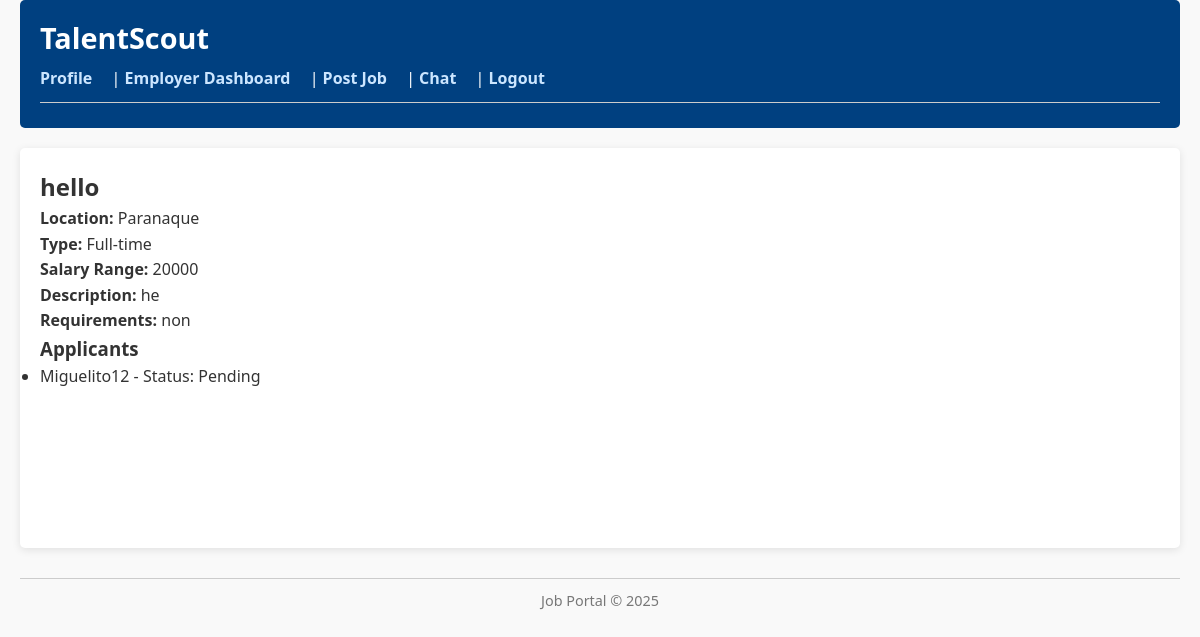
The app's page /jobs/job/3/ (signed in), older data.
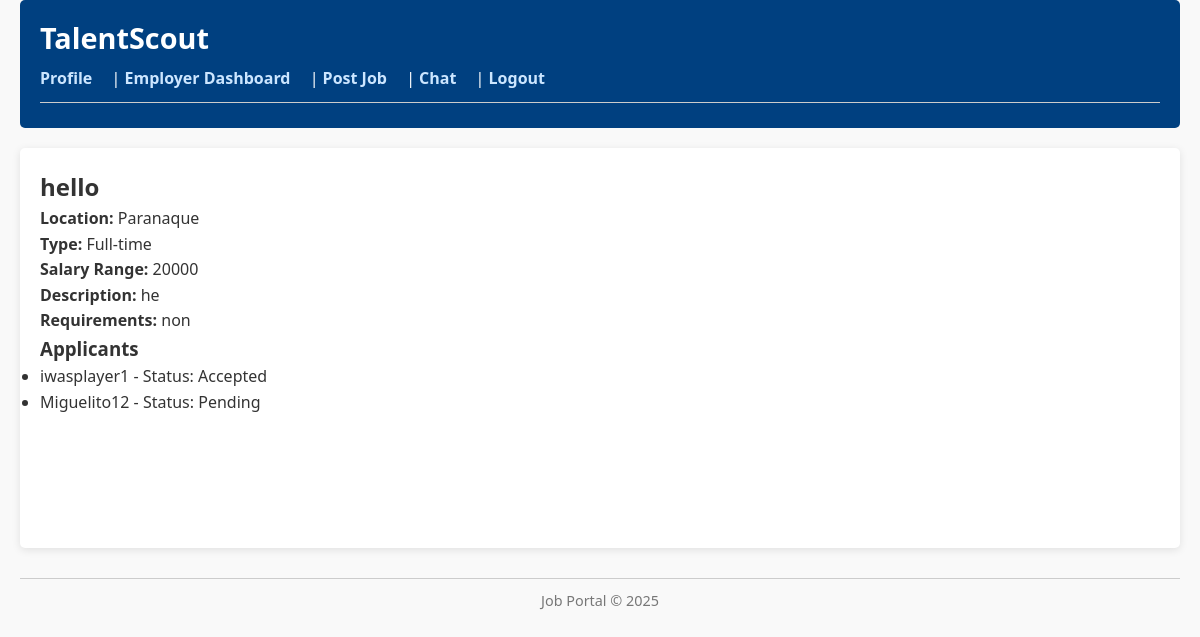
The same page, newer data.
### jobs/models.py (models this page shows, shortened)
class Job(models.Model):
    FULL_TIME = 'FT'
    PART_TIME = 'PT'
    HYBRID = 'HY'
    REMOTE = 'RM'
    JOB_TYPE_CHOICES = [
        (FULL_TIME, 'Full-time'),
        (PART_TIME, 'Part-time'),
        (HYBRID, 'Hybrid'),
        (REMOTE, 'Remote'),
    ]
    title = models.CharField(max_length=255)
    description = models.TextField()
    location = models.CharField(max_length=255)
    employer = models.ForeignKey(User, on_delete=models.CASCADE, related_name='jobs_posted')
    applications = models.ManyToManyField(User, related_name='job_applications', blank=True)
    created_at = models.DateTimeField(auto_now_add=True)
    requirements = models.TextField(blank=True, null=True)
    job_type = models.CharField(
        max_length=2,
        choices=JOB_TYPE_CHOICES,
        blank=True,
        null=True
    )
    salary_range = models.CharField(max_length=100, blank=True, null=True)

class JobApplication(models.Model):
    STATUS_CHOICES = [
        ('pending', 'Pending'),
        ('accepted', 'Accepted'),
        ('rejected', 'Rejected'),
    ]
    job = models.ForeignKey(Job, on_delete=models.CASCADE)
    applicant = models.ForeignKey(UserProfile, on_delete=models.CASCADE)
    applied_at = models.DateTimeField(auto_now_add=True)
    status = models.CharField(max_length=10, choices=STATUS_CHOICES, default='pending')
    class Meta:
        unique_together = ('job', 'applicant')
        ordering = ['-applied_at']

### users/models.py (models this page shows, shortened)
class UserProfile(models.Model):
    user = models.OneToOneField(User, on_delete=models.CASCADE)
    is_employer = models.BooleanField(default=False)
    company_name = models.CharField(max_length=255, blank=True, null=True)
    skills = models.ManyToManyField(Skill, blank=True)
    experience = models.TextField(blank=True, null=True)
    education = models.TextField(blank=True, null=True)
    resume = models.FileField(upload_to='resumes/%Y/%m/%d/', blank=True, null=True)

### jobs/views.py (the view)
# urls.py: path('job/<int:job_id>/', views.job_detail, name='job_detail'),
@login_required
def job_detail(request, job_id):
    job = get_object_or_404(Job, id=job_id)
    profile = getattr(request.user, 'userprofile', None)
    applications = None
    if profile and profile.is_employer and job.employer == request.user:
        applications = JobApplication.objects.filter(job=job)
    return render(request, 'jobs/job_detail.html', {
        'job': job,
        'profile': profile,
        'applications': applications,
    })

### jobs/templates/jobs/job_detail.html (shortened to what this page needs)
{% extends 'base.html' %}
{% block content %}
  <h2>{{ job.title }}</h2>
  <p><strong>Location:</strong> {{ job.location }}</p>
  <p><strong>Type:</strong> {{ job.get_job_type_display }}</p>
  <p><strong>Salary Range:</strong> {{ job.salary_range }}</p>
  <p><strong>Description:</strong> {{ job.description }}</p>
  <p><strong>Requirements:</strong> {{ job.requirements }}</p>
  {% if profile and profile.is_employer %}
    <h3>Applicants</h3>
    {% if applications %}
      <ul>
        {% for application in applications %}
          <li>{{ application.applicant.user.username }} - Status: {{ application.get_status_display }}</li>
        {% endfor %}
      </ul>
    {% else %}
      <p>No applicants yet.</p>
    {% endif %}
  {% else %}
    <form action="{% url 'jobs:apply_job' job.id %}" method="post">
      {% csrf_token %}
      <button type="submit">Apply for Job</button>
    </form>
  {% endif %}
{% endblock %}

### templates/base.html (shortened to what this page needs)
<!DOCTYPE html>
<html>
<head>
    {% load static %}
    <link rel="stylesheet" href="{% static 'css/styles.css' %}">
</head>
<body>
    <header>
      <h1><a href="{% url 'jobs:job_list' %}">TalentScout</a></h1>
      <nav>
        {% if user.is_authenticated %}
          <a href="{% url 'users:profile' %}">Profile</a> |
          {% if user.userprofile.is_employer %}
            <a href="{% url 'users:employer_dashboard' %}">Employer Dashboard</a> |
            <a href="{% url 'jobs:post_job' %}">Post Job</a> |
          {% endif %}
          <a href="{% url 'messaging:chat' %}">Chat</a> |
          <a href="{% url 'account_logout' %}">Logout</a>
        {% else %}
          <a href="{% url 'account_login' %}">Login</a> |
          <a href="{% url 'account_signup' %}">Signup</a> |
          <a href="{% url 'users:employer_login' %}">Employer Login</a>
          <a href="{% url 'users:employer_signup' %}">Employer Signup</a>
        {% endif %}
      </nav>
      <hr>
    </header>
    <main>
      {% block content %}{% endblock %}
    </main>
    <footer><hr>Job Portal © 2025</footer>
</body>
</html>

### static/css/styles.css (style rules this page uses)
* { margin: 0; padding: 0; box-sizing: border-box; font-family: 'Segoe UI', Tahoma, Geneva, Verdana, sans-serif; }
body { background-color: #f9f9f9; color: #333; line-height: 1.6; padding: 0 20px; }
header { background-color: #004080; color: white; padding: 15px 20px; margin-bottom: 20px; border-radius: 5px; }
header h1 { font-size: 1.8rem; margin-bottom: 5px; }
header h1 a { color: white; text-decoration: none; }
header nav { margin-top: 5px; }
header nav a { color: #cce6ff; text-decoration: none; margin-right: 15px; font-weight: 600; transition: color 0.3s ease; }
hr { border: none; height: 1px; background-color: #ccc; margin: 10px 0; }
main { background-color: white; padding: 20px; border-radius: 5px; min-height: 400px; box-shadow: 0 2px 8px rgba(0,0,0,0.1); }
footer { text-align: center; margin: 30px 0 10px; color: #777; font-size: 0.9rem; }

Row changes from the older to the newer data that the page shows:
added JobApplication: applicant.user.username "iwasplayer1", status "Accepted"
